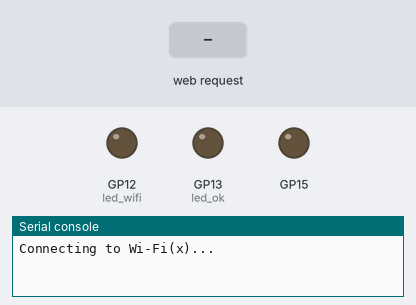
Bench run of a program on a simulated Raspberry Pi Pico running MicroPython. Shown: output pins drawn as LEDs (lit = HIGH), the last lines printed to the serial console. Inputs (shaded band) come from the test bench. WiFi joins after 1.5 s; values from a settings file that is not in the repository are placeholders.

Above: at 1.2 s.
1.3 s: HTTP request GET /danbou received
At 2.9 s:
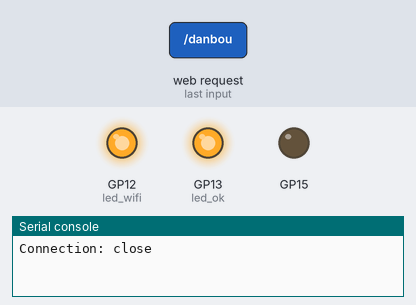
3.2 s: HTTP request GET /off received
Timing chart, 0 to 6.2 s (numbered marks = the images above; inputs shaded):
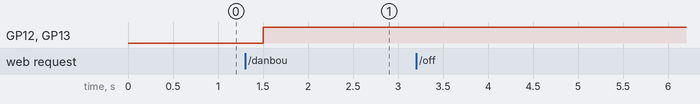

The program:

main.py
```python
from env import *
import network
import socket
from data.lab_aircon import *
from send2 import send_signal
from machine import Pin
import time

# 固定IPアドレスの設定
FIXED_IP = "10.22.43.40"  # 固定IPアドレス
SUBNET_MASK = "255.255.255.0"  # サブネットマスク
GATEWAY = "10.22.43.1"  # デフォルトゲートウェイ
DNS = "133.41.4.2"  # DNSサーバー（GoogleのDNSを指定）

# 状態表現LED
led_ok = Pin(13, Pin.OUT)  # 緑色 OK
led_wifi = Pin(12, Pin.OUT)  # 黄色 Wi-Fi


# Wi-Fi接続
def connect_wifi(ssid, password):
    wlan = network.WLAN(network.STA_IF)
    wlan.active(True)

    # 固定IPを設定
    wlan.ifconfig((FIXED_IP, SUBNET_MASK, GATEWAY, DNS))

    # 接続できるまで繰り返し接続を試みる
    while True:
        t = time.ticks_ms()
        print(f"Connecting to Wi-Fi({ssid})...")
        wlan.connect(ssid, password)
        while time.ticks_diff(time.ticks_ms(), t) < 10000:
            if wlan.isconnected():
                print("Wi-Fi connected:", wlan.ifconfig())
                return
        print("Failed to connect Wi-Fi. Retry in 10 seconds...")


# HTMLを生成する
def generate_html():
    return """
    <!DOCTYPE html>
    <html>
    <head>
        <meta charset="utf-8">
        <title>Aircon Control</title>
    </head>
    <body>
        <h1>Aircon Control</h1>
        <button onclick="fetch('/danbou');">暖房</button>
        <button onclick="fetch('/off');">オフ</button>
    </body>
    </html>
    """


# HTTPサーバーを起動する
def start_server():
    while True:
        try:
            addr = socket.getaddrinfo("0.0.0.0", 80)[0][-1]
            s = socket.socket()
            s.bind(addr)
            s.listen(5)

            print("Listening on", addr)
            led_ok.value(1)  # OK LEDを点灯

            while True:
                cl, addr = s.accept()
                print("Client connected from", addr)
                request = cl.recv(1024).decode()
                print("Request:", request)

                # HTTPリクエストを解析
                if "GET /danbou" in request:
                    send_signal(danbou)  # 暖房信号を送信
                    response = "HTTP/1.1 200 OK\r\nContent-Type: text/plain; charset=UTF-8\r\n\r\n暖房に設定しました"
                elif "GET /off" in request:
                    send_signal(off)  # オフ信号を送信
                    response = "HTTP/1.1 200 OK\r\nContent-Type: text/plain; charset=UTF-8x`\r\n\r\nエアコンをオフにしました"
                else:
                    # HTMLページを返す
                    response = (
                        "HTTP/1.1 200 OK\r\nContent-Type: text/html; charset=UTF-8\r\n\r\n"
                        + generate_html()
                    )

                cl.send(response)
                cl.close()
        except Exception as e:
            continue


# メイン
while True:
    led_ok.value(0)
    led_wifi.value(0)

    connect_wifi(SSID, PASSWORD)
    led_wifi.value(1)  # Wi-Fi LEDを点灯

    start_server()
```

lab_aircon.py
```python
danbou = [
    3501,
    -1716,
    465,
    -393,
    471,
    -1283,
    460,
    -397,
    470,
    -402,
    471,
    -396,
    470,
    -393,
    473,
    -396,
    485,
    -404,
    455,
    -397,
    472,
    -395,
    486,
    -394,
    472,
    -395,
    470,
    -395,
    471,
    -1276,
    471,
    -395,
    470,
    -404,
    472,
    -396,
    471,
    -394,
    471,
    -397,
    471,
    -394,
    485,
    -396,
    472,
    -1270,
    472,
    -1265,
    469,
    -1273,
    474,
    -395,
    471,
    -393,
    470,
    -1266,
    472,
    -395,
    473,
    -396,
    485,
    -394,
    471,
    -394,
    471,
    -412,
    457,
    -395,
    486,
    -395,
    473,
    -394,
    470,
    -396,
    471,
    -397,
    484,
    -399,
    470,
    -395,
    469,
    -396,
    474,
    -395,
    469,
    -394,
    486,
    -393,
    471,
    -395,
    471,
    -399,
    472,
    -396,
    471,
    -393,
    487,
    -399,
    471,
    -394,
    471,
    -401,
    472,
    -393,
    470,
    -395,
    484,
    -393,
    471,
    -396,
    471,
    -396,
    472,
    -395,
    484,
    -396,
    472,
    -1271,
    458,
    -1269,
    472,
    -394,
    484,
    -395,
    469,
    -394,
    484,
    -395,
    470,
    -394,
    472,
    -9960,
    3518,
    -1705,
    471,
    -398,
    471,
    -1268,
    470,
    -396,
    485,
    -392,
    471,
    -392,
    475,
    -397,
    471,
    -395,
    485,
    -395,
    470,
    -397,
    471,
    -393,
    470,
    -395,
    486,
    -396,
    472,
    -397,
    472,
    -1273,
    470,
    -393,
    471,
    -396,
    471,
    -397,
    469,
    -419,
    458,
    -398,
    470,
    -394,
    470,
    -395,
    485,
    -1267,
    474,
    -1267,
    470,
    -1273,
    456,
    -394,
    484,
    -393,
    471,
    -1273,
    471,
    -392,
    473,
    -395,
    484,
    -397,
    473,
    -397,
    470,
    -398,
    470,
    -393,
    471,
    -397,
    474,
    -393,
    484,
    -396,
    474,
    -397,
    471,
    -399,
    471,
    -395,
    470,
    -396,
    472,
    -1274,
    471,
    -392,
    470,
    -394,
    486,
    -394,
    470,
    -397,
    472,
    -398,
    470,
    -1270,
    471,
    -393,
    478,
    -394,
    470,
    -396,
    485,
    -398,
    472,
    -397,
    471,
    -1268,
    471,
    -1269,
    470,
    -399,
    461,
    -395,
    485,
    -397,
    470,
    -395,
    471,
    -397,
    470,
    -399,
    473,
    -394,
    484,
    -390,
    470,
    -397,
    470,
    -1274,
    475,
    -1266,
    472,
    -1270,
    470,
    -1267,
    470,
    -1270,
    471,
    -399,
    471,
    -1271,
    471,
    -394,
    471,
    -1274,
    470,
    -393,
    470,
    -398,
    471,
    -394,
    484,
    -395,
    474,
    -396,
    470,
    -396,
    470,
    -397,
    470,
    -392,
    487,
    -393,
    470,
    -397,
    471,
    -393,
    486,
    -393,
    470,
    -391,
    484,
    -402,
    458,
    -395,
    484,
    -394,
    473,
    -395,
    471,
    -1274,
    470,
    -1275,
    457,
    -398,
    485,
    -398,
    469,
    -400,
    470,
    -395,
    470,
    -393,
    472,
    -394,
    487,
    -392,
    472,
    -398,
    471,
    -393,
    471,
    -396,
    486,
    -1272,
    457,
    -1279,
    470,
    -399,
    471,
    -393,
    469,
    -395,
    471,
    -395,
    486,
    -394,
    476,
    -394,
    471,
    -396,
    471,
    -394,
    470,
    -394,
    486,
    -395,
    470,
    -393,
    472,
    -392,
    487,
    -394,
    470,
    -398,
    470,
    -397,
    470,
    -394,
    484,
    -395,
    471,
    -397,
    472,
    -1270,
    470,
    -399,
    471,
    -1273,
    471,
    -396,
    471,
    -395,
    472,
    -394,
    471,
    -1272,
    476,
    -394,
    470,
    -398,
    470,
    -398,
    473,
    -394,
    484,
    -398,
    470,
    -395,
    470,
    -402,
    470,
    -395,
    470,
    -395,
    484,
    -395,
    472,
    -393,
    469,
    -395,
    485,
    -395,
    474,
    -391,
    470,
    -418,
    457,
    -392,
    485,
    -397,
    470,
    -1272,
    457,
    -1246,
    499,
    -401,
    470,
    -1270,
    470,
    -389,
    485,
    -395,
    470,
    -1271,
    470,
]

off = [
    3504,
    -1697,
    482,
    -398,
    472,
    -1283,
    463,
    -397,
    476,
    -402,
    469,
    -395,
    485,
    -393,
    474,
    -394,
    471,
    -409,
    471,
    -395,
    471,
    -392,
    486,
    -394,
    472,
    -393,
    484,
    -396,
    470,
    -1269,
    485,
    -395,
    472,
    -403,
    471,
    -395,
    484,
    -394,
    471,
    -399,
    473,
    -395,
    485,
    -396,
    477,
    -1268,
    470,
    -1269,
    470,
    -1273,
    471,
    -395,
    485,
    -396,
    471,
    -1271,
    472,
    -393,
    485,
    -396,
    484,
    -394,
    469,
    -394,
    486,
    -384,
    487,
    -396,
    471,
    -392,
    486,
    -397,
    471,
    -392,
    485,
    -395,
    473,
    -394,
    472,
    -395,
    485,
    -395,
    485,
    -393,
    470,
    -394,
    485,
    -392,
    472,
    -395,
    485,
    -394,
    471,
    -394,
    487,
    -395,
    470,
    -396,
    485,
    -394,
    470,
    -365,
    516,
    -394,
    471,
    -396,
    469,
    -393,
    485,
    -396,
    472,
    -394,
    485,
    -397,
    474,
    -398,
    471,
    -1270,
    548,
    -1198,
    471,
    -393,
    486,
    -392,
    487,
    -398,
    470,
    -396,
    470,
    -400,
    471,
    -9986,
    3533,
    -1710,
    485,
    -395,
    472,
    -1271,
    475,
    -396,
    469,
    -396,
    488,
    -398,
    470,
    -393,
    484,
    -397,
    471,
    -402,
    472,
    -398,
    469,
    -394,
    485,
    -395,
    470,
    -395,
    487,
    -395,
    471,
    -1273,
    472,
    -398,
    470,
    -396,
    485,
    -397,
    471,
    -400,
    470,
    -398,
    473,
    -393,
    486,
    -394,
    470,
    -1270,
    484,
    -1273,
    470,
    -1269,
    471,
    -398,
    473,
    -397,
    484,
    -1268,
    475,
    -398,
    473,
    -393,
    485,
    -397,
    470,
    -393,
    470,
    -397,
    484,
    -394,
    472,
    -397,
    484,
    -395,
    471,
    -393,
    487,
    -392,
    471,
    -395,
    484,
    -396,
    469,
    -398,
    486,
    -392,
    470,
    -394,
    488,
    -423,
    449,
    -398,
    470,
    -395,
    471,
    -398,
    486,
    -1262,
    470,
    -401,
    471,
    -420,
    456,
    -395,
    486,
    -392,
    470,
    -393,
    485,
    -1271,
    472,
    -1264,
    485,
    -396,
    471,
    -397,
    472,
    -395,
    484,
    -394,
    471,
    -394,
    485,
    -395,
    484,
    -393,
    474,
    -387,
    486,
    -396,
    470,
    -1270,
    485,
    -1271,
    470,
    -1272,
    471,
    -1276,
    472,
    -1275,
    459,
    -399,
    484,
    -1272,
    471,
    -395,
    470,
    -1267,
    485,
    -399,
    469,
    -395,
    485,
    -396,
    470,
    -393,
    484,
    -394,
    470,
    -392,
    489,
    -396,
    471,
    -394,
    484,
    -396,
    471,
    -394,
    484,
    -398,
    470,
    -394,
    472,
    -419,
    457,
    -396,
    484,
    -399,
    470,
    -396,
    471,
    -396,
    486,
    -1266,
    470,
    -1269,
    472,
    -397,
    485,
    -395,
    470,
    -399,
    472,
    -420,
    459,
    -400,
    470,
    -392,
    485,
    -393,
    470,
    -395,
    489,
    -395,
    471,
    -396,
    473,
    -1270,
    486,
    -1253,
    489,
    -393,
    473,
    -395,
    475,
    -393,
    487,
    -396,
    472,
    -394,
    485,
    -397,
    471,
    -395,
    470,
    -394,
    485,
    -397,
    470,
    -419,
    456,
    -397,
    484,
    -397,
    474,
    -395,
    470,
    -395,
    484,
    -395,
    470,
    -396,
    486,
    -397,
    470,
    -396,
    471,
    -1268,
    486,
    -397,
    471,
    -1268,
    471,
    -395,
    476,
    -395,
    485,
    -397,
    470,
    -1268,
    484,
    -393,
    470,
    -421,
    456,
    -400,
    473,
    -405,
    471,
    -398,
    473,
    -399,
    473,
    -391,
    486,
    -399,
    470,
    -395,
    471,
    -395,
    486,
    -393,
    469,
    -400,
    484,
    -396,
    470,
    -397,
    470,
    -394,
    486,
    -395,
    473,
    -1274,
    470,
    -395,
    485,
    -1270,
    470,
    -393,
    486,
    -1263,
    472,
    -393,
    486,
    -394,
    470,
    -1271,
    485,
]
```

Source omitted: send2.py (8784 bytes)
